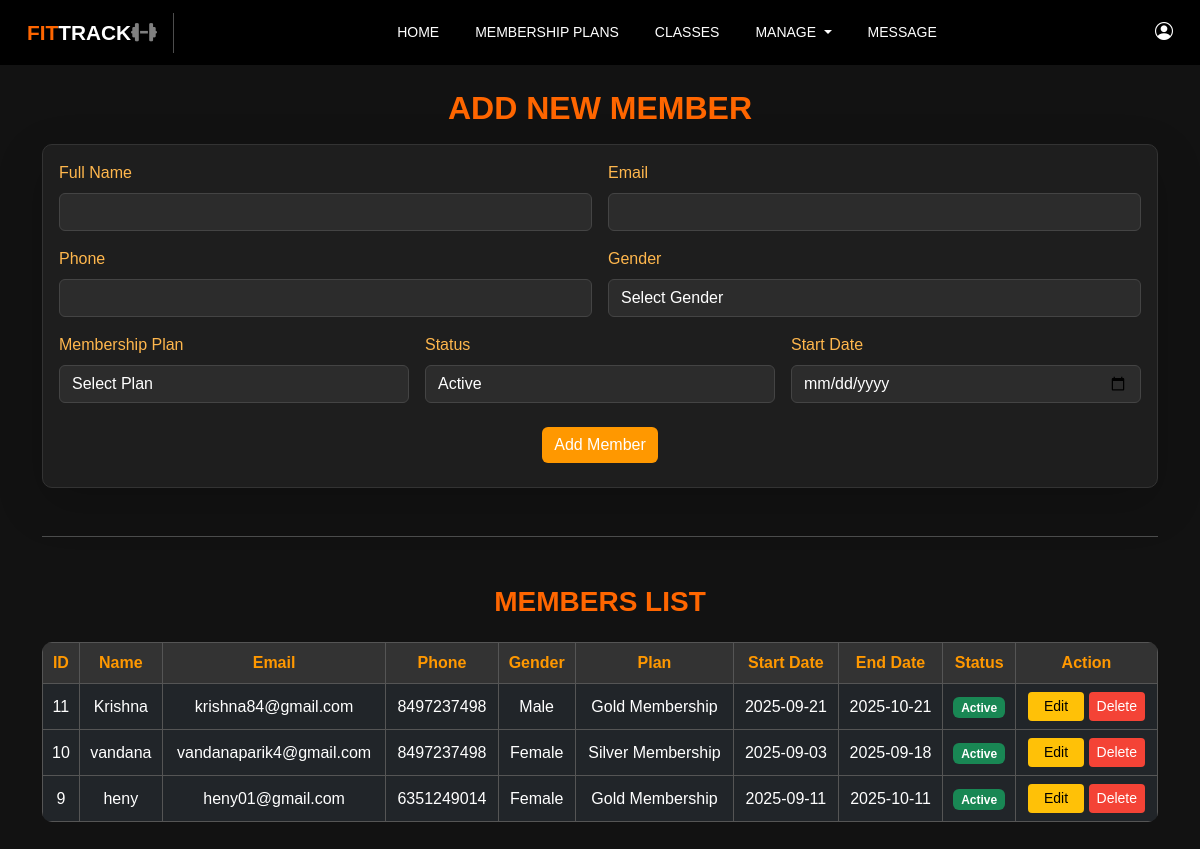
The page /admin/manage_member.php on the database its author committed.
### tables this page shows
CREATE TABLE `members` (
  `id` int(11) NOT NULL,
  `name` varchar(100) NOT NULL,
  `email` varchar(150) NOT NULL,
  `phone` varchar(15) NOT NULL,
  `gender` enum('Male','Female','Other') NOT NULL,
  `plan_id` int(11) NOT NULL,
  `start_date` date NOT NULL,
  `end_date` date NOT NULL,
  `status` enum('Active','Inactive') DEFAULT 'Active',
  `created_at` timestamp NOT NULL DEFAULT current_timestamp()
);

CREATE TABLE `memberships` (
  `id` int(11) NOT NULL,
  `title` varchar(255) NOT NULL,
  `price` decimal(10,0) NOT NULL,
  `duration` varchar(50) NOT NULL,
  `description` text NOT NULL
);

### admin/manage_member.php (the view, shortened to what this page needs)
<?php
@include '../config.php';
$edit_member = null;
$members = mysqli_query($conn, "SELECT members.*, memberships.title AS plan_name
                                FROM members
                                JOIN memberships ON members.plan_id = memberships.id
                                ORDER BY members.id DESC");
?>
<!DOCTYPE html>
<html lang="en">
<head>
    <link href="https://cdn.jsdelivr.net/npm/bootstrap@5.3.0/dist/css/bootstrap.min.css" rel="stylesheet">
    <link rel="stylesheet" href="https://cdn.jsdelivr.net/npm/bootstrap-icons@1.11.3/font/bootstrap-icons.css">
    <link rel="stylesheet" href="https://cdnjs.cloudflare.com/ajax/libs/font-awesome/6.5.2/css/all.min.css">
    <link href="../css/manage_member.css" rel="stylesheet">
</head>
<body class="dark-theme">
 <?php @include ('admin_header.php'); ?>
<div class="container mt-4">
    <h2 class="page-title text-center"><?= $edit_member ? "EDIT MEMBER" : "ADD NEW MEMBER" ?></h2>
    <div class="card form-card shadow-lg mt-3">
        <div class="card-body">
            <form method="POST" class="row g-3">
                <div class="col-md-6">
                    <label class="form-label">Full Name</label>
                    <input type="text" name="name" class="form-control"
                           value="<?= $edit_member['name'] ?? '' ?>" required>
                </div>
                <div class="col-md-6">
                    <label class="form-label">Email</label>
                    <input type="email" name="email" class="form-control"
                           value="<?= $edit_member['email'] ?? '' ?>" required>
                </div>
                <div class="col-md-6">
                    <label class="form-label">Phone</label>
                    <input type="text" name="phone" class="form-control"
                           value="<?= $edit_member['phone'] ?? '' ?>" required>
                </div>
                <div class="col-md-6">
                    <label class="form-label">Gender</label>
                    <select name="gender" class="form-select" required>
                        <option value="">Select Gender</option>
                    </select>
                </div>
                <div class="col-md-4">
                    <label class="form-label">Membership Plan</label>
                    <select name="plan_id" class="form-select" required>
                        <option value="">Select Plan</option>
                    </select>
                </div>
                 <div class="col-md-4">
                    <label class="form-label">Status</label>
                    <select name="status" class="form-select">
                        <option value="Active" <?= isset($edit_member['status']) && $edit_member['status']=='Active' ? 'selected' : '' ?>>Active</option>
                    </select>
                </div>
                <div class="col-md-4">
                    <label class="form-label">Start Date</label>
                    <input type="date" name="start_date" class="form-control"
                           value="<?= $edit_member['start_date'] ?? '' ?>" required>
                </div>
                <div class="col-12 text-end text-center mt-4 mb-2">
                    <button type="submit" name="<?= $edit_member ? 'update_member' : 'add_member' ?>" class="btn btn-primary">
                        <?= $edit_member ? 'Update Member' : 'Add Member' ?>
                    </button>
                </div>
            </form>
        </div>
    </div>
 <hr class="my-5 text-light">
    <h3 id="members" class="mt-5 mb-3 page-title text-center">MEMBERS LIST</h3>
    <div class="table-responsive mt-4 mb-5">
        <table class="table table-dark table-bordered table-hover align-middle text-center">
            <thead>
                <tr>
                    <th>ID</th>
                    <th>Name</th>
                    <th>Email</th>
                    <th>Phone</th>
                    <th>Gender</th>
                    <th>Plan</th>
                    <th>Start Date</th>
                    <th>End Date</th>
                    <th>Status</th>
                    <th>Action</th>
                </tr>
            </thead>
            <tbody>
                <?php while($row = mysqli_fetch_assoc($members)) { ?>
                <tr>
                    <td><?= $row['id'] ?></td>
                    <td><?= $row['name'] ?></td>
                    <td><?= $row['email'] ?></td>
                    <td><?= $row['phone'] ?></td>
                    <td><?= $row['gender'] ?></td>
                    <td><?= $row['plan_name'] ?></td>
                    <td><?= $row['start_date'] ?></td>
                    <td><?= $row['end_date'] ?></td>
                    <td>
                        <span class="badge <?= $row['status']=='Active' ? 'bg-success' : 'bg-danger' ?>">
                            <?= $row['status'] ?>
                        </span>
                    </td>
                    <td>
                        <a href="manage_member.php?edit=<?= $row['id'] ?>" class="btn btn-sm btn-warning px-3">Edit</a>
                        <a href="manage_member.php?delete=<?= $row['id'] ?>" onclick="return confirm('Delete this member?');"
                           class="btn btn-sm btn-danger">Delete</a>
                    </td>
                </tr>
                <?php } ?>
            </tbody>
        </table>
    </div>
</div>
</body>
</html>

### css/manage_member.css (style rules this page uses)
body.dark-theme { background-color: #121212; color: #e0e0e0; font-family: 'Poppins', sans-serif; }
.page-title { color: #ff6600; font-weight: 600; }
.form-card { background: #1e1e1e; border: 1px solid #333; border-radius: 10px; }
.form-card .form-label { color: #ffb74d; font-weight: 500; }
.form-control, .form-select { background: #2c2c2c; color: #fff; border: 1px solid #444; }
.form-control::placeholder { color: #bbb !important; }
.table { border-radius: 10px; overflow: hidden; }
.table th { background: #333; color: #ff9800; }
.table tbody tr { background-color: #1e1e1e !important; }
.table-bordered th, .table-bordered td { border: 1px solid #555 !important; }
.btn-primary { background-color: #ff9800; border: none; }
.btn-warning { background-color: #ffc107; border: none; }
.btn-danger { background-color: #f44336; border: none; }

### admin/admin_header.php (style rules this page uses)
body { margin: 0; font-family: Arial, sans-serif; background-size: cover; }

### rows shown on the page
members: id "11", name "Krishna", email "krishna84@gmail.com", phone "8497237498", gender "Male", plan.title "Gold Membership", start_date "2025-09-21", end_date "2025-10-21", status "Active"
members: id "10", name "vandana", email "vandanaparik4@gmail.com", phone "8497237498", gender "Female", plan.title "Silver Membership", start_date "2025-09-03", end_date "2025-09-18", status "Active"
members: id "9", name "heny", email "heny01@gmail.com", phone "6351249014", gender "Female", plan.title "Gold Membership", start_date "2025-09-11", end_date "2025-10-11", status "Active"
